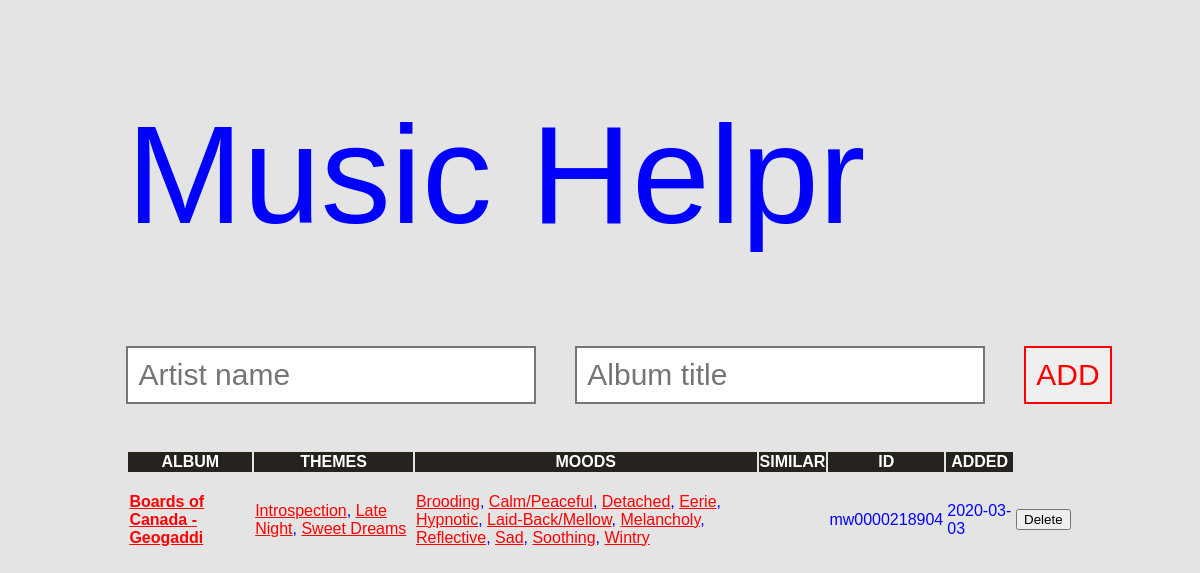
The page / on the database its author committed.
### app.py (models this page shows, shortened)
class Album(db.Model):
	__tablename__ = 'album'
	id = db.Column(db.String(), primary_key=True)
	artist = 		db.Column(db.String())
	title = 		db.Column(db.String())
	date_added = 	db.Column(db.DateTime, default=datetime.utcnow)
	themes = db.relationship('Theme', secondary=theme_associations, backref=(db.backref('participants', lazy = 'dynamic')))
	moods = db.relationship('Mood', secondary=mood_associations, backref=(db.backref('participants', lazy = 'dynamic')))

class ThemeAssociation(db.Model):
	__tablename__ = 'theme_associations'
	album_id = db.Column(db.String(), primary_key=True)
	theme_name = db.Column(db.String(), primary_key=True)

class MoodAssociation(db.Model):
	__tablename__ = 'mood_associations'
	album_id = db.Column(db.String(), primary_key=True)
	mood_name = db.Column(db.String(), primary_key=True)

### app.py (the view)
@app.route('/', methods=['POST', 'GET'])
def index():
	if database_exists(app.config['SQLALCHEMY_DATABASE_URI']) == False:
		db.create_all()
		process.updateMoodsDb.update(db, Mood)
		process.updateThemesDb.update(db, Theme)
	if request.method == 'POST':
		artistInput = request.form['artist']
		titleInput = request.form['title']
		albumInfo = process.scraper.getBasicInfo(titleInput, artistInput)
		newAlbumEntry = Album(id=albumInfo['id'], artist=albumInfo['artist'], title=albumInfo['title'])
		for n,i in process.scraper.getThemes(albumInfo['id'], db, Theme):
			themeTemp = Theme.query.filter_by(name=f'{n}').first()
			themeTemp.participants.append(newAlbumEntry)
		for n,i in process.scraper.getMoods(albumInfo['id'], db, Mood):
			moodTemp = Mood.query.filter_by(name=f'{n}').first()
			moodTemp.participants.append(newAlbumEntry)
		try:
			db.session.add(newAlbumEntry)
			db.session.commit()
			return redirect('/')
		except:
			return "There was an error adding your album"
	else:
		albumlist = Album.query.order_by(Album.date_added).all()
		themeDict = defaultdict(list)
		moodDict = defaultdict(list)
		for album in albumlist:
			for association in ThemeAssociation.query.filter_by(album_id=album.id).all():
				themeDataPair = [Theme.query.filter_by(name=association.theme_name).one().id, association.theme_name]
				themeDict[album.title].append(themeDataPair)
			for association in MoodAssociation.query.filter_by(album_id=album.id).all():
				moodDataPair = [Mood.query.filter_by(name=association.mood_name).one().id, association.mood_name]
				moodDict[album.title].append(moodDataPair)
		return render_template('index.html', albumlist=albumlist, themeDict=themeDict, moodDict=moodDict)

### templates/index.html
{% extends 'base.html' %}
{% block head %}
<h1>Music Helpr
	<form style="height:100px" action="/" method="POST">
		<input class ="userIn" type="text" name="artist" id="artist" placeholder="Artist name">
		<input class ="userIn" type="text" name="title" id="title" placeholder="Album title">
		<input class ="userIn" style="color:red; border-color:red;" type="submit" name="start" value="ADD">
	</form></h1>
{% endblock %}
{% block body %}
<div class="content">
	<table class="album-info">
	  <tr style='background-color:#26221e; color:white'>
	    <th>ALBUM</th>
	    <th>THEMES</th>
	    <th>MOODS</th>
	    <th>SIMILAR</th`>
	    <th>ID</th>
	    <th>ADDED</th>
	  </tr>
	  	{% for album in albumlist %}
			<tr class='album'>
			    <td class="album-title">
			    	<a href="https://allmusic.com/album/{{album.id}}"> {{album.artist}} - {{album.title}} </a>
			    </td>
			    <td>
			    	{% for id,theme in themeDict[album.title] %}
			    		<a href="https://allmusic.com/theme/{{id}}">{{theme}}</a>{{ "," if not loop.last }}
			    	{% endfor %}
			    </td>
			    <td>
			    	{% for id,mood in moodDict[album.title] %}
			    		<a href="https://allmusic.com/mood/{{id}}">{{mood}}</a>{{ "," if not loop.last }}
			    	{% endfor %}
			    </td>
			    <td></td>
			    <td>{{album.id}}</td>
			    <td>{{album.date_added.date()}}</td>
			    <td><form action="/" method="POST">
			    	<input type="submit" name="{{album.id}}" value="Delete">
			    </form></td>
			</tr>
	    {% endfor %}
	</table>
</div>
{% endblock %}

### templates/base.html (shortened to what this page needs)
<!DOCTYPE html>
<html>
<head>
	<link rel="stylesheet" type="text/css" href="{{ url_for('static', filename='css/main.css') }}">
	{% block head %}{% endblock %}
</head>
<body>
	{% block body %}{% endblock %}
</body>
</html>

### static/css/main.css (style rules this page uses)
head { font-family: Arial, Helvetica, sans-serif; }
a:visited, a { color:red; }
h1 { font-size:140px; padding-left:10%; font-weight:lighter; color:blue; }
.userIn { font-size:30px; border-style:solid; padding:10px; }
body { font-family: Arial, Helvetica, sans-serif; background-color:#E4E4E4; color:blue; }
.album { color:blue; padding-bottom:300px; }
.album > td { padding-top:2%; padding-bottom:2%; }
.album-title { font-weight:bold!important; }
.album-info { width:100%; padding-left:10%; padding-right:10%; }

### rows shown on the page
Album: artist "Boards of Canada", title "Geogaddi", last "," ",", last "," "," "," "," "," "," "," "," "," ",", id "mw0000218904", date_added "2020-03-03"
ThemeAssociation: title "Introspection"
ThemeAssociation: title "Late Night"
ThemeAssociation: title "Sweet Dreams"
MoodAssociation: title "Brooding"
MoodAssociation: title "Calm/Peaceful"
MoodAssociation: title "Detached"
MoodAssociation: title "Eerie"
MoodAssociation: title "Hypnotic"
MoodAssociation: title "Laid-Back/Mellow"
MoodAssociation: title "Melancholy"
MoodAssociation: title "Reflective"
MoodAssociation: title "Sad"
MoodAssociation: title "Soothing"
MoodAssociation: title "Wintry"
